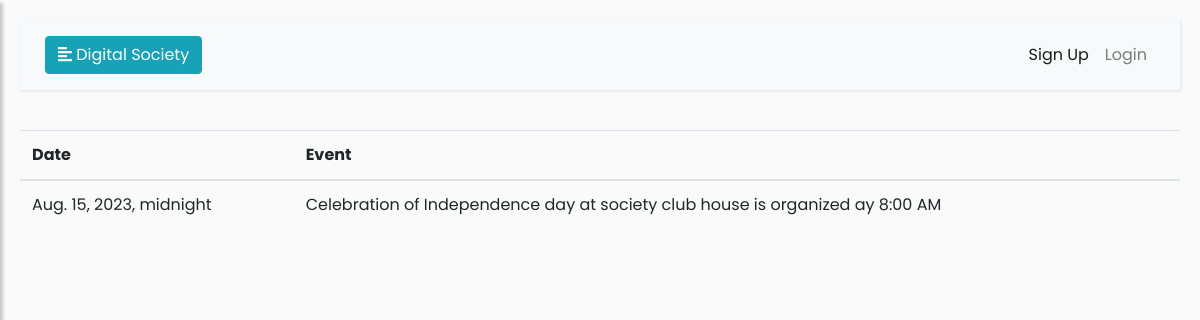
Page /event-view/ on the committed database.
### d_s/models.py (models this page shows)
class Events(models.Model):
	date=models.DateTimeField()
	event=models.TextField()

### d_s/views.py (the view)
# urls.py: path('event-view/',views.event_view,name='event-view'),
def event_view(request):
	if request.method=="GET":
		event=Events.objects.all()
		return render(request,'event-view.html',{'event':event})
	else:
		return render(request,'chairmanhomepage.html')

### d_s/templates/event-view.html (shortened to what this page needs)
{% extends 'chairmanindex.html' %}
{% block content %}
<!DOCTYPE html>
<html>
<head>
</head>
<body>
	<table class="table">
	  <thead>
	    <tr>
	      <th scope="col">Date</th>
	      <th scope="col">Event</th>
	    </tr>
	  </thead>
	  {% for i in event %}
	  <tbody>
	  	<tr>
	      <td>{{i.date}}</td>
	      <td>{{i.event}}</td>
	    </tr>
	  </tbody>
	 {% endfor %}
</table>
</body>
</html>
{% endblock %}

### d_s/templates/chairmanindex.html (style rules this page uses)
body { font-family: 'Poppins', sans-serif; background: #fafafa; }

### rows in the picture
Events: date "Aug. 15, 2023, midnight", event "Celebration of Independence day at society club house is organized ay 8:00 AM"
